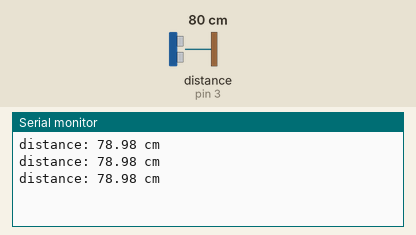
This sketch was run on a simulated Arduino Uno, built with avr-gcc and run on an emulated ATmega328P. On the bench: the last lines printed to the serial monitor. Wiring (inferred from the names in the program): ultrasonic range finder: trigger pin 4; echo pin 3. Inputs (shaded band) come from the test bench; at power-on: distance to the obstacle (sensor on pin 3) 80 cm. The echo pulse lasts 58.3 µs per cm.

Above: at 1.3 s.
1.4 s: distance to the obstacle (sensor on pin 3) set to 2 cm
At 1.9 s:
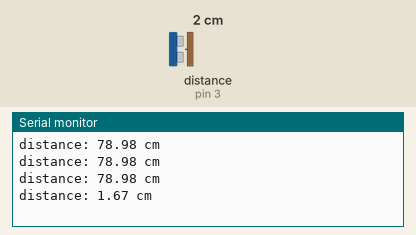
2.9 s: distance to the obstacle (sensor on pin 3) set to 4 cm
At 3.4 s:
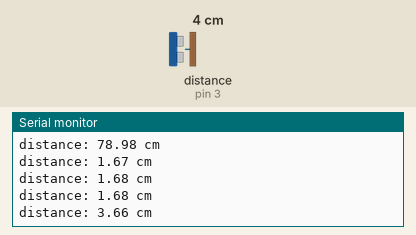
Timing chart, 0 to 5.9 s (numbered marks = the images above; inputs shaded):
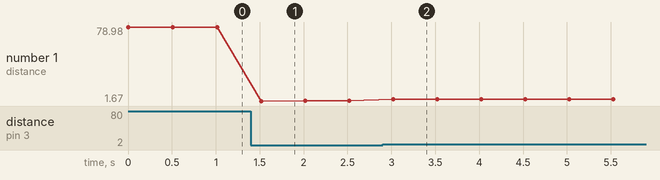

Measured:
- after the input at 1.4 s, the serial monitor: prints a new line after 0.12 s (image 1)
- after the input at 2.9 s, the serial monitor: prints a new line after 0.12 s (image 2)
- plotted number 1: 78.98 → 1.68 after the input at 1.4 s, 1.68 → 3.66 after the input at 2.9 s

The sketch:

Altra_Sonic.ino
```cpp
#define TRIG_PIN 4//
#define ECHO_PIN 3//
float duration_us, distance_cm;

void setup() {
  // begin serial port
  Serial.begin (9600);
  // configure the trigger pin to output mode
  pinMode(TRIG_PIN, OUTPUT);
  // configure the echo pin to input mode
  pinMode(ECHO_PIN, INPUT);
}
void loop() {
  // clear trig point
  digitalWrite(TRIG_PIN, LOW);
  delayMicroseconds(2);
  // generate 10-microsecond pulse to TRIG pin
  digitalWrite(TRIG_PIN, HIGH);
  delayMicroseconds(10);
  digitalWrite(TRIG_PIN, LOW);
  // measure duration of pulse from ECHO pin
  duration_us = pulseIn(ECHO_PIN, HIGH);
  // calculate the distance
  distance_cm = (0.034 * duration_us)/2;
  // print the value to Serial Monitor
  Serial.print("distance: ");
  Serial.print(distance_cm);
  Serial.println(" cm");
  delay(500);
}
```
